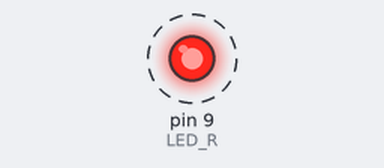
Recording of a sketch running on a simulated Arduino Uno, built with avr-gcc and run on an emulated ATmega328P. Shown: output pins drawn as LEDs (lit = HIGH). Dashed ring = blinking.

Above: at 0.5 s.
Timing chart, 0 to 4.6 s (numbered marks = the images above):
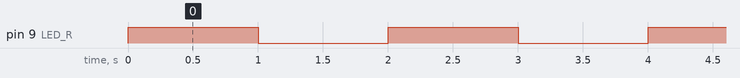

The sketch:

chinyere_umeh.ino
```cpp
#define LED_R 9
#define LED_G 10
#define LED_B 11
// the setup function runs once when you press reset or power the board
void setup() {
  // initialize digital pin LED_BUILTIN as an output.
  pinMode(LED_R, OUTPUT);
}

// the loop function runs over and over again forever
void loop() {
  digitalWrite(LED_B, HIGH);  // turn the LED on (HIGH is the voltage level)
  digitalWrite(LED_R, HIGH);

  delay(1000);                      // wait for a second
  digitalWrite(LED_B, LOW);   // turn the LED off by making the voltage LOW
  digitalWrite(LED_R, LOW);
  delay(1000);                      // wait for a second
}
```

Measured:
- by itself, pin 9 (LED_R): alternates HIGH for 1.0 s and LOW for 1.0 s
